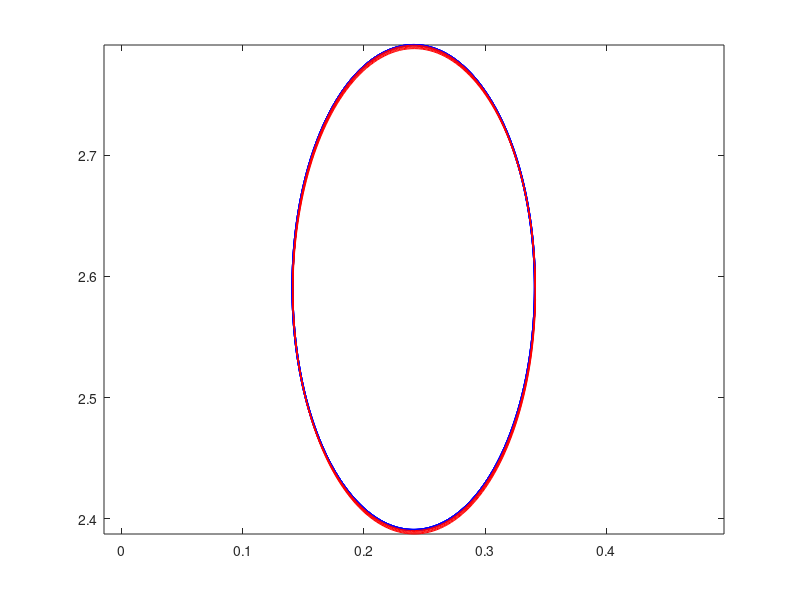

Reproduce this figure in MATLAB.
function redandency_IK
clear;clc;format compact;
the10 = 15*pi/180;
the20 = 45*pi/180;
the30 = 45*pi/180;
the40 = 45*pi/180;
[x0, y0] = FK(the10, the20, the30, the40);
len = 1000;
t = linspace(0,10*pi,len);
the1 = the10 + zeros(len);
the2 = the20 + zeros(len);
the3 = the30 + zeros(len);
the4 = the40 + zeros(len);
% let end-effector move around a eclispe with r1 and r2
% you can change r1 r2 and len to see the accuracy of jacobian-based IK
r1 = 0.1;
r2 = 0.2;
x = x0 - r1 + r1*cos(t);
y = y0 + r2*sin(t);
% actual position computed by FK is stored in xa ya
xa = zeros(len); 
ya = zeros(len);
for i = 1:len-1
    J = getJacobian(the1(i), the2(i), the3(i), the4(i));
    dx = x(i+1) - x(i);
    dy = y(i+1) - y(i);
    dthe = pinv(J) * [dx, dy]'; % This is svd-based pseudo inverse
    the1(i+1) = the1(i) + dthe(1);
    the2(i+1) = the2(i) + dthe(2);
    the3(i+1) = the3(i) + dthe(3);
    the4(i+1) = the4(i) + dthe(4);
    [xa(i), ya(i)] = FK(the1(i), the2(i), the3(i), the4(i));
end

plot(x, y, 'b-','Linewidth',1.5); axis equal; hold on;
plot(xa(1:len-1), ya(1:len-1), 'r','Linewidth',0.5); hold off;
end

function J = getJacobian(the1, the2, the3, the4)
    s1    = sin(the1);
    s12   = sin(the1+the2);
    s123  = sin(the1+the2+the3);
    s1234 = sin(the1+the2+the3+the4);
    c1    = cos(the1);
    c12   = cos(the1+the2);
    c123  = cos(the1+the2+the3);
    c1234 = cos(the1+the2+the3+the4);
    
    J = [...
        -s1-s12-s123-s1234, -s12-s123-s1234, -s123-s1234, -s1234;...
         c1+c12+c123+c1234,  c12+c123+c1234,  c123+c1234,  c1234;
    ];
end

function [x, y] = FK(the1, the2, the3, the4)
    s1    = sin(the1);
    s12   = sin(the1+the2);
    s123  = sin(the1+the2+the3);
    s1234 = sin(the1+the2+the3+the4);
    c1    = cos(the1);
    c12   = cos(the1+the2);
    c123  = cos(the1+the2+the3);
    c1234 = cos(the1+the2+the3+the4);
    
    x = c1 + c12 + c123 +c1234;
    y = s1 + s12 + s123 +s1234;
end
